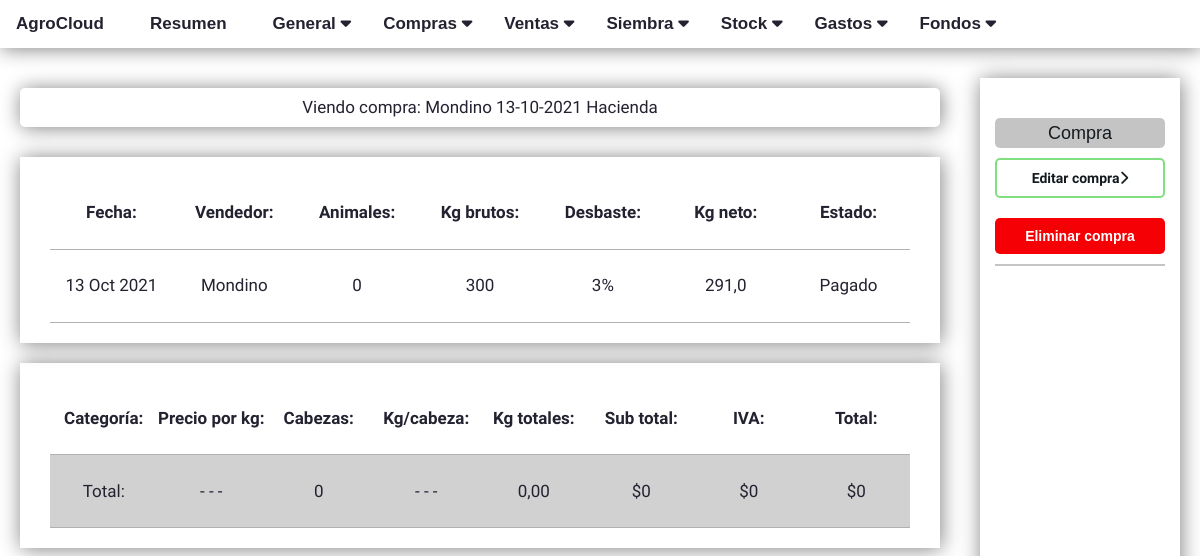
Page /purchases/5/ (signed in) on the committed database.
### purchases/models.py (models this page shows, shortened)
class Purchases(models.Model):
    STATUS_CHOICES = (
        ('pagado','Pagado'),
        ('por pagar','Por pagar')
    )
    campo = models.ForeignKey(Land, on_delete=models.CASCADE)
    slug = models.SlugField(max_length=250,unique_for_date='date')
    client = models.CharField(max_length=250)
    date = models.DateTimeField(auto_now_add=True)
    brute_kg = models.IntegerField(default=0)
    desbaste = models.IntegerField(default=0)
    total_animals = models.IntegerField(default=0)
    status = models.CharField(max_length=15, choices=STATUS_CHOICES, default='por pagar')
    def __str__(self):
        return str(self.client) + ' ' + self.date.strftime("%d-%m-%Y") + ' Hacienda'
    def get_update_url(self):
        return reverse_lazy('purchases:purchase_update', args=[self.id])
    def calculate_total(self):
        animals = self.animal_set.all()
        kg_neto =  self.brute_kg - (self.brute_kg * (self.desbaste/100))
        try:
            kg_cabeza = kg_neto / self.total_animals
        except ZeroDivisionError:
            kg_cabeza = 0
        kg_totales=[]
        for animal in animals:
            kg_totales.append(animal.cantidad * kg_cabeza)
        animal_precio_kg =list(map(int,animals.values_list('precio_por_kg', flat=True)))
        sub_totals= [a * b for a, b in zip(animal_precio_kg, kg_totales)]
        animal_ivas = list(map(int,animals.values_list('iva', flat=True)))
        animal_totals = [a + b for a, b in zip(animal_ivas, sub_totals)]
        purchase_total = sum(animal_totals)
        return purchase_total
    def calculate_amount_to_pay(self):
        payments = self.payments
        self_checks = self.self_checks
        self_checks = [check for check in self_checks if check.estado != 'anulado']
        endorsed_checks = self.endorsed_checks
        check_payed = sum([int(check.monto) for check in self_checks ])
        payments_payed = sum(list(map(int,payments.values_list('monto', flat=True))))
        endorsed_payed = sum(list(map(int,endorsed_checks.values_list('monto', flat=True))))
        total_payed = check_payed + payments_payed + endorsed_payed
        amount_to_pay = self.calculate_total() - total_payed
        return amount_to_pay
    def change_status(self,val):
        STATUS_CHOICES = (
                ('pagado','Pagado'),
                ('por pagar','Por pagar')
        )
        status_dict = dict(STATUS_CHOICES)
        self.status = status_dict[val][:]
        self.save(update_fields=['status'])
    def save(self, *args, **kwargs):
        self.slug = unique_slug_generator(self, self.client, self.slug)
        super(Purchases, self).save(*args,**kwargs)
    class Meta:
        ordering = ('-date',)
    @property
    def payments(self):
        instance = self
        qs = Payments.objects.filter_by_instance(instance)
        return qs
    @property
    def self_checks(self):
        instance = self
        qs = SelfChecks.objects.filter_by_instance(instance)
        return qs
    @property
    def endorsed_checks(self):
        instance = self
        qs = EndorsedChecks.objects.filter_by_instance(instance)
        return qs
    @property
    def get_content_type(self):
        instace = self
        content_type = ContentType.objects.get_for_model(instace.__class__)
        return content_type

### purchases/views.py (the view, shortened to what this page needs)
# urls.py: path('<int:id>/', views.purchase_detail, name='purchase_detail'),
@login_required
def purchase_detail(request, id):
    purchase = get_object_or_404(Purchases, id=id)
    kg_neto =  purchase.brute_kg - (purchase.brute_kg * (purchase.desbaste/100))
    try:
        kg_cabeza = kg_neto / purchase.total_animals
    except ZeroDivisionError:
        kg_cabeza = 0
    animals = purchase.animal_set.all()
    kg_totales=[]
    for animal in animals:
        kg_totales.append(animal.cantidad * kg_cabeza)
    animal_cabezas = list(map(int,animals.values_list('cantidad', flat=True)))
    animal_precio_kg =list(map(int,animals.values_list('precio_por_kg', flat=True)))
    sub_totals= [a * b for a, b in zip(animal_precio_kg, kg_totales)]
    animal_ivas = list(map(int,animals.values_list('iva', flat=True)))
    animal_totals = [a + b for a, b in zip(animal_ivas, sub_totals)]
    total_sub_totals = sum(sub_totals)
    total_cabezas = sum(animal_cabezas)
    total_ivas = sum(animal_ivas)
    purchase_total = sum(animal_totals)
    total_kg_total = sum(kg_totales)
    payments = purchase.payments
    self_checks = purchase.self_checks
    self_checks = [check for check in self_checks if check.estado != 'anulado']
    print(self_checks)
    endorsed_checks = purchase.endorsed_checks
    third_p_checks = ThirdPartyChecks.objects.filter(estado='a depositar')
    if purchase.calculate_amount_to_pay() <= 0:
        purchase.change_status('pagado')
        purchase.save()
    initial_payment_data = {
        'content_type': purchase.get_content_type,
        'object_id': purchase.id,
    }
    payment_form = PaymentForm(request.POST or None, initial= initial_payment_data)
    self_check_form =SelfChecksForm(request.POST or None, initial=initial_payment_data)
    endorsed_checks_form = EndorsedChecksForm(request.POST or None, initial=initial_payment_data)
    purchase_zip = zip(animals,kg_totales,sub_totals,animal_ivas,animal_totals)
    money_zip = zip(payments,self_checks)
    if request.method == 'POST':
        destroy_object_form = DestroyObjectForm(data=request.POST)
        if destroy_object_form.is_valid() and request.POST.get('delete_token'):
            for check in endorsed_checks:
                check_id = check.third_p_id
                third_p_check = ThirdPartyChecks.objects.get(id=check_id)
                third_p_check.estado = 'a depositar'
                third_p_check.save()
                check.delete()
            for check in self_checks:
                check.delete()
            purchase.delete()
            return redirect('purchases:purchase_list')
    else:
        destroy_object_form = DestroyObjectForm()
    return render(request, 'purchases/purchase_detail.html',
                                    {'purchase' : purchase,
                                    'kg_neto': kg_neto,
                                    'kg_cabeza':kg_cabeza,
                                    'animal_cantidades':animal_precio_kg,
                                    'total_cabezas':total_cabezas,
                                    'total_sub_totals':total_sub_totals,
                                    'total_ivas':total_ivas,
                                    'purchase_total':purchase_total,
                                    'total_kg_total':total_kg_total,
                                    'payment_form':payment_form,
                                    'payments':payments,
                                    'self_checks':self_checks,
                                    'self_check_form':self_check_form,
                                    'purchase_zip':purchase_zip,
                                    'money_zip':money_zip,
                                    'third_p_checks':third_p_checks,
                                    'endorsed_checks_form':endorsed_checks_form,
                                    'endorsed_checks':endorsed_checks,
                                    'destroy_object_form':destroy_object_form,
                                    })

### payments/forms.py
class PaymentForm(ModelForm):
    class Meta:
        model = Payments
        fields = ['content_type', 'object_id', 'monto', 'tipo']
        widgets = {
            'content_type':forms.HiddenInput,
            'object_id': forms.HiddenInput,
        }

class SelfChecksForm(ModelForm):
    class Meta:
        model = SelfChecks
        fields = ['content_type', 'object_id', 'fecha_pago', 'banco_emision', 'numero_cheque', 'titular_cheque', 'monto' ]
        widgets = {
            'content_type':forms.HiddenInput,
            'object_id': forms.HiddenInput,
            'fecha_pago': DateInput,
        }

### account/context_processors.py (called while the page is built)
def base_data(request):
    data = {}
    if 'campaign' in request.session:
        data["campaign"] = request.session['campaign']
    elif Campaign.objects.all():
        data["campaign"] = Campaign.objects.all()[0].nombre
        request.session['campaign'] = Campaign.objects.all()[0].nombre
        request.session.modified = True
    else:
        data["campaign"] = []
        request.session['campaign'] = []
    return data

### cloudagro/utils.py (called while the page is built)
def unique_slug_generator(model_instance, title, slug_field):
    slug = slugify(title)
    model_class = model_instance.__class__
    while model_class._default_manager.filter(slug=slug).exists():
        object_pk = model_class._default_manager.latest('pk')
        object_pk = object_pk.pk + 1
        slug = f'{slug}-{object_pk}'
    return slug

### payments/models.py (called while the page is built)
    def filter_by_instance(self, instace):
        content_type = ContentType.objects.get_for_model(instace.__class__)
        obj_id = instace.id
        qs = super(PaymentManager,self).filter(content_type=content_type, object_id=obj_id)
        return qs

### purchases/templatetags/purchase_extras.py (called while the page is built)
def percentage(number):
    number = str(number) + '%'
    return number

### purchases/templates/purchases/purchase_detail.html (shortened to what this page needs)
{% extends "base.html" %}
{% load purchase_extras %}
{% load humanize %}
{% block content %}
<div class="info-container">
    <h1 id="list-title">Viendo compra: {{purchase}}</h1>
    <div id="wrapper">
        <div class="title-movement-card">
            <div id="card-row-1">
                <h2 id="title-client-tag">Fecha:</h2>
                <h2 id="title-client-tag">Vendedor:</h2>
                <h2 id="title-client-tag">Animales:</h2>
                <h2 id="title-client-tag">Kg brutos:</h2>
                <h2 id="title-client-tag">Desbaste:</h2>
                <h2 id="title-client-tag">Kg neto:</h2>
                <h2 id="title-client-tag">Estado:</h2>
            </div>
        </div>
        <div class="title-movement-card">
            <div id="card-row-1">
                <h2 id="client-tag">{{ purchase.date | date:"d M Y"}}</h2>
                <h2 id="client-tag">{{ purchase.client | capfirst }}</h2>
                <h2 id="client-tag">{{ purchase.total_animals }}</h2>
                <h2 id="client-tag">{{ purchase.brute_kg }}</h2>
                <h2 id="client-tag">{{ purchase.desbaste | percentage}}</h2>
                <h2 id="client-tag">{{ kg_neto }}</h2>
                {% if purchase.status == 'por pagar' %}
                <h2 id="client-tag">{{ purchase.status | capfirst }}</h2>
                {% else %}
                <h2 id="client-tag">{{ purchase.status | capfirst }}</h2>
                {% endif %}
            </div>
        </div>
    </div>
    <div id="wrapper">
        <div class="title-movement-card">
            <div id="card-row-1">
                <h2 id="title-client-tag">Categoría:</h2>
                <h2 id="title-client-tag">Precio por kg:</h2>
                <h2 id="title-client-tag">Cabezas:</h2>
                <h2 id="title-client-tag">Kg/cabeza:</h2>
                <h2 id="title-client-tag">Kg totales:</h2>
                <h2 id="title-client-tag">Sub total:</h2>
                <h2 id="title-client-tag">IVA:</h2>
                <h2 id="title-client-tag">Total:</h2>
            </div>
        </div>
        <div class="title-movement-card">
            <div id="total-card-row">
                <h2 id="client-tag">Total: </h2>
                <h2 id="client-tag">- - -</h2>
                <h2 id="client-tag">{{ total_cabezas }}</h2>
                <h2 id="client-tag">- - -</h2>
                <h2 id="client-tag">{{total_kg_total | floatformat:2 }}</h2>
                <h2 id="client-tag">${{ total_sub_totals | intcomma }}</h2>
                <h2 id="client-tag">${{ total_ivas | intcomma}}</h2>
                <h2 id="client-tag">${{ purchase_total | intcomma}}</h2>
            </div>
        </div>
    </div>
</div>
<div class="actions-sidebar">
    <div id="actions">
        <div id="action">
            <div id="action-section">
                Compra
            </div>
            <a href="{{purchase.get_update_url}}">
                <h1 id="edit-btn">Editar compra<i class="fa-solid fa-chevron-right"></i></h1>
            </a>
            <form method="post" id="delete-form" action="">
                <input type="button" id="delete-btn" value="Eliminar compra">
            </form>
        </div>
    </div>
</div>
{% endblock %}

### account/static/css/base.css (style rules this page uses)
* { box-sizing: border-box; }
:root { --main-color: #141a1e; --main-lighter-color: #64646400; --accent-color: #f9e9ec; --blue-accent-color: #0080ff; --red-accent-color: #f50004; --green-acent-color: #04c404; --orange-accent-color: #ff964f; }
html { height: 100%; width: 100%; }
body { margin: 0; padding: 0; height: 100%; width: 100%; font-family: helvetica, sans-serif; overflow-x: hidden; overflow-y: scroll; }
a { color: #fff; text-decoration: none; }
h1, h2, h3, h4, h5, h6 { font-family: "Muli", sans-serif; font-weight: normal; }
#delete-btn { font-size: 14px; width: 100%; color: #fff; padding: 10px 20px; font-weight: bolder; border-radius: 5px; border: none; transition: all 0.3s; background-color: #f50004; margin: 10px 0; }
#edit-btn { font-size: 14px; width: 100%; color: #fff; padding: 10px 20px; font-weight: bolder; border-radius: 5px; border: none; transition: all 0.3s; margin: 10px 0; text-align: center; color: #141a1e; border: 2px solid #80E080; }
.info-container { width: 80%; padding: 0 20px; padding-bottom: 50px; }
.actions-sidebar { width: 20%; padding: 0 20px; height: fit-content; min-height: 100vh; margin-top: 20px; }
#actions { width: 100%; height: fit-content; min-height: 100vh; padding: 20px 15px; box-shadow: 1px 1px 20px gray; }
#action-section { font-size: 18px; width: 100%; background-color: #c4c4c4; color: var(--main-color); text-align: center; padding: 5px; border-radius: 5px; font-weight: 500; }
#action { width: 100%; height: fit-content; border-bottom: 2px solid #c4c4c4; padding-top: 20px; }
#list-title { text-align: center; font-size: 17px; margin: 30px 0; background-color: #fff; color: #232230; padding: 10px; box-shadow: 1px 1px 20px gray; border-radius: 5px; }
.title-movement-card { padding: 0 30px; height: fit-content; background-color: transparent; font-size: 0.8vw; color: #232230; }
#title-client-tag { width: 20%; font-size: 17px; font-weight: bolder; text-align: center; padding: 5px 0; }
#client-tag { font-size: 17px; width: 20%; text-align: center; padding: 5px 0; }
#card-row-1 { display: flex; justify-content: space-around; align-items: center; text-align: left; width: 100%; padding: 7px 0; border-bottom: 1px solid rgb(177, 177, 177); }
#total-card-row { display: flex; justify-content: space-around; align-items: center; text-align: left; width: 100%; border-bottom: 1px solid rgb(177, 177, 177); background-color: #c4c4c4c4; padding: 7px 0; }
#wrapper { width: 100%; height: fit-content; margin: 20px 0px; box-shadow: 1px 1px 20px gray; padding: 20px 0; }
#delete-form { width: 100%; }

### rows in the picture
Purchases: client+date "Mondino 13-10-2021 Hacienda", date "13 Oct 2021", client "Mondino", total_animals "0", brute_kg "300", desbaste|percentage "3%", status "Pagado"

### other values in the picture
{{ kg_neto }} "291,0"
{{ total_cabezas }} "0"
{{ total_kg_total | floatformat:2 }} "0,00"
{{ total_sub_totals | intcomma }} "0"
{{ total_ivas | intcomma }} "0"
{{ purchase_total | intcomma }} "0"
